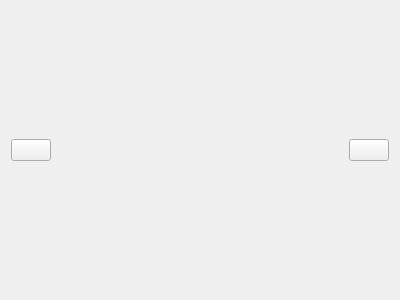
<?xml version="1.0" encoding="UTF-8"?>
<ui version="4.0">
 <class>Carousel</class>
 <widget class="QWidget" name="Carousel">
  <property name="geometry">
   <rect>
    <x>0</x>
    <y>0</y>
    <width>400</width>
    <height>300</height>
   </rect>
  </property>
  <property name="windowTitle">
   <string>Form</string>
  </property>
  <layout class="QVBoxLayout" name="verticalLayout">
   <item>
    <spacer name="verticalSpacer">
     <property name="orientation">
      <enum>Qt::Vertical</enum>
     </property>
     <property name="sizeHint" stdset="0">
      <size>
       <width>20</width>
       <height>126</height>
      </size>
     </property>
    </spacer>
   </item>
   <item>
    <layout class="QHBoxLayout" name="horizontalLayout">
     <item>
      <widget class="QPushButton" name="btnLeft">
       <property name="text">
        <string/>
       </property>
       <property name="icon">
        <iconset resource="../res.qrc">
         <normaloff>:/resource/image/arrowLeft .png</normaloff>:/resource/image/arrowLeft .png</iconset>
       </property>
      </widget>
     </item>
     <item>
      <spacer name="horizontalSpacer">
       <property name="orientation">
        <enum>Qt::Horizontal</enum>
       </property>
       <property name="sizeHint" stdset="0">
        <size>
         <width>40</width>
         <height>20</height>
        </size>
       </property>
      </spacer>
     </item>
     <item>
      <widget class="QPushButton" name="btnRight">
       <property name="text">
        <string/>
       </property>
       <property name="icon">
        <iconset resource="../res.qrc">
         <normaloff>:/resource/image/arrowRight.png</normaloff>:/resource/image/arrowRight.png</iconset>
       </property>
      </widget>
     </item>
    </layout>
   </item>
   <item>
    <spacer name="verticalSpacer_2">
     <property name="orientation">
      <enum>Qt::Vertical</enum>
     </property>
     <property name="sizeHint" stdset="0">
      <size>
       <width>20</width>
       <height>126</height>
      </size>
     </property>
    </spacer>
   </item>
  </layout>
 </widget>
 <resources>
  <include location="../res.qrc"/>
 </resources>
 <connections/>
</ui>
